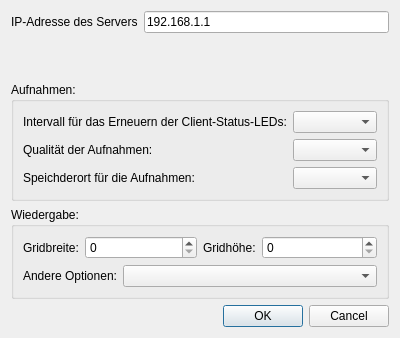
<?xml version="1.0" encoding="UTF-8"?>
<ui version="4.0">
 <class>SettingsDialog</class>
 <widget class="QDialog" name="SettingsDialog">
  <property name="geometry">
   <rect>
    <x>0</x>
    <y>0</y>
    <width>400</width>
    <height>338</height>
   </rect>
  </property>
  <property name="windowTitle">
   <string>Dialog</string>
  </property>
  <layout class="QVBoxLayout" name="verticalLayout_2">
   <item>
    <layout class="QVBoxLayout" name="verticalLayout_5">
     <item>
      <layout class="QFormLayout" name="formLayout_3">
       <item row="0" column="0">
        <widget class="QLabel" name="label_7">
         <property name="text">
          <string>IP-Adresse des Servers</string>
         </property>
        </widget>
       </item>
       <item row="0" column="1">
        <widget class="QLineEdit" name="lineEditIP">
         <property name="text">
          <string>192.168.1.1</string>
         </property>
        </widget>
       </item>
      </layout>
     </item>
    </layout>
   </item>
   <item>
    <layout class="QVBoxLayout" name="verticalLayout">
     <item>
      <layout class="QVBoxLayout" name="verticalLayout_3">
       <item>
        <widget class="QGroupBox" name="groupboxAufnahmen">
         <property name="title">
          <string>Aufnahmen:</string>
         </property>
         <layout class="QFormLayout" name="formLayout">
          <item row="1" column="0">
           <widget class="QLabel" name="label">
            <property name="text">
             <string>Intervall für das Erneuern der Client-Status-LEDs:</string>
            </property>
           </widget>
          </item>
          <item row="1" column="1">
           <widget class="QComboBox" name="updateIntervall"/>
          </item>
          <item row="2" column="0">
           <widget class="QLabel" name="label_2">
            <property name="text">
             <string>Qualität der Aufnahmen:</string>
            </property>
           </widget>
          </item>
          <item row="2" column="1">
           <widget class="QComboBox" name="recordQuality"/>
          </item>
          <item row="3" column="0">
           <widget class="QLabel" name="label_3">
            <property name="text">
             <string>Speichderort für die Aufnahmen:</string>
            </property>
           </widget>
          </item>
          <item row="3" column="1">
           <widget class="QComboBox" name="recordStorage"/>
          </item>
         </layout>
        </widget>
       </item>
      </layout>
     </item>
     <item>
      <widget class="QGroupBox" name="groupboxWiedergabe">
       <property name="title">
        <string>Wiedergabe:</string>
       </property>
       <layout class="QVBoxLayout" name="verticalLayout_4">
        <item>
         <layout class="QHBoxLayout" name="horizontalLayout">
          <item>
           <layout class="QFormLayout" name="formLayout_4">
            <item row="0" column="0">
             <widget class="QLabel" name="label_4">
              <property name="text">
               <string>Gridbreite:</string>
              </property>
             </widget>
            </item>
            <item row="0" column="1">
             <widget class="QSpinBox" name="gridWidth"/>
            </item>
           </layout>
          </item>
          <item>
           <layout class="QFormLayout" name="formLayout_2">
            <item row="0" column="0">
             <widget class="QLabel" name="label_5">
              <property name="text">
               <string>Gridhöhe:</string>
              </property>
             </widget>
            </item>
            <item row="0" column="1">
             <widget class="QSpinBox" name="gridHeigth"/>
            </item>
           </layout>
          </item>
         </layout>
        </item>
        <item>
         <layout class="QFormLayout" name="formLayout_5">
          <item row="0" column="0">
           <widget class="QLabel" name="label_6">
            <property name="text">
             <string>Andere Optionen:</string>
            </property>
           </widget>
          </item>
          <item row="0" column="1">
           <widget class="QComboBox" name="settingsOther"/>
          </item>
         </layout>
        </item>
       </layout>
      </widget>
     </item>
     <item>
      <widget class="QDialogButtonBox" name="buttonBox">
       <property name="orientation">
        <enum>Qt::Horizontal</enum>
       </property>
       <property name="standardButtons">
        <set>QDialogButtonBox::Cancel|QDialogButtonBox::Ok</set>
       </property>
      </widget>
     </item>
    </layout>
   </item>
  </layout>
 </widget>
 <resources/>
 <connections>
  <connection>
   <sender>buttonBox</sender>
   <signal>accepted()</signal>
   <receiver>SettingsDialog</receiver>
   <slot>accept()</slot>
   <hints>
    <hint type="sourcelabel">
     <x>248</x>
     <y>254</y>
    </hint>
    <hint type="destinationlabel">
     <x>157</x>
     <y>274</y>
    </hint>
   </hints>
  </connection>
  <connection>
   <sender>buttonBox</sender>
   <signal>rejected()</signal>
   <receiver>SettingsDialog</receiver>
   <slot>reject()</slot>
   <hints>
    <hint type="sourcelabel">
     <x>316</x>
     <y>260</y>
    </hint>
    <hint type="destinationlabel">
     <x>286</x>
     <y>274</y>
    </hint>
   </hints>
  </connection>
 </connections>
</ui>
